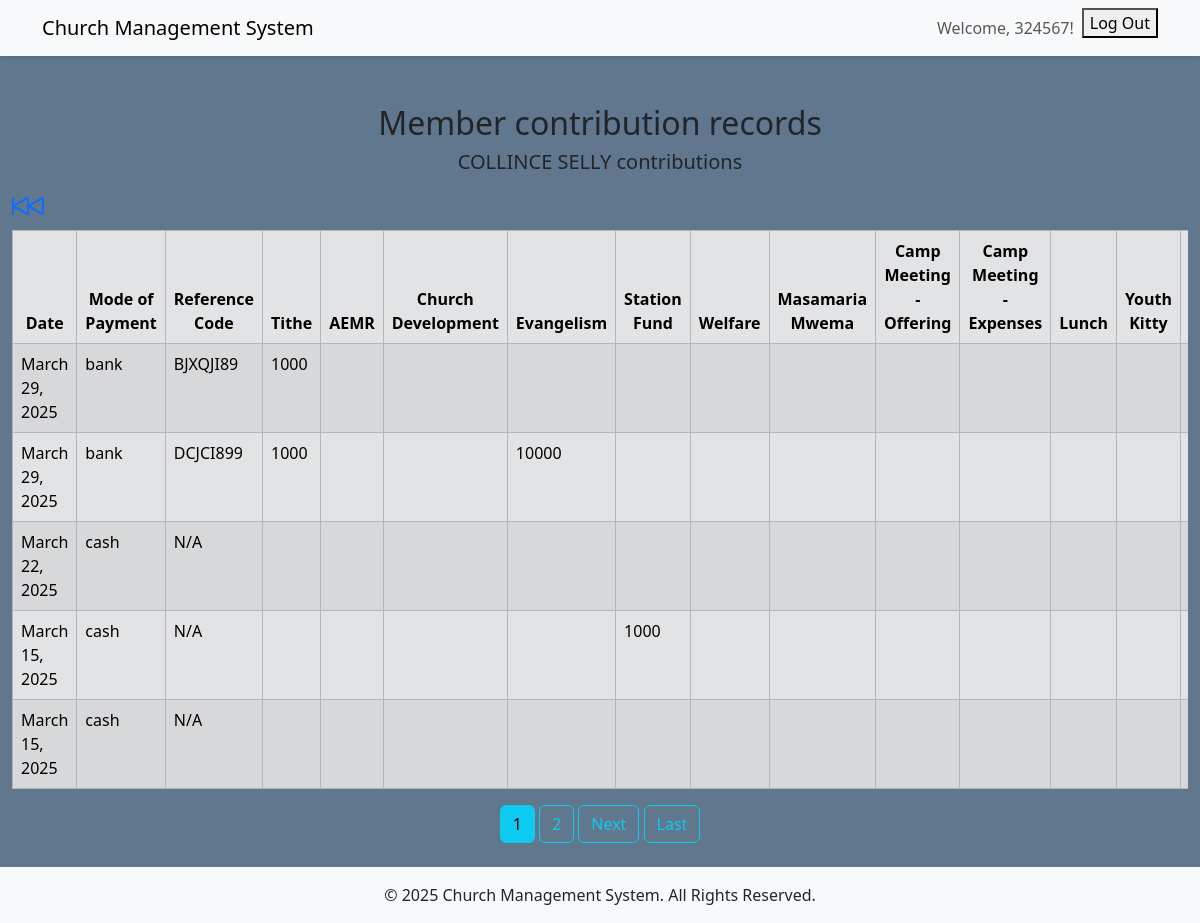
/contributions/individual/1/ (signed in), run on the app's committed database.
### members/models.py (models this page shows, shortened)
class Members(models.Model):
    gender_choices = [
        ('Male', 'Male'),
        ('Female', 'Female'),
    ]
    marital_status_choices = [
        ('Married', 'Married'),
        ('Unmarried', 'Unmarried'),
        ('Widow/Widower', 'Widow/Widower'),
        ('Separated', 'Separated'),
        ('Divorced', 'Divorced'),
    ]
    membership_choices = [
        ('Transfer', 'Transfer'),
        ('Baptism', 'Baptism'),
    ]
    user = models.OneToOneField(User, on_delete=models.CASCADE, null=True, blank=True)
    first_name = models.CharField(max_length=100)
    last_name = models.CharField(max_length=100)
    middle_name = models.CharField(max_length=100)
    gender = models.CharField(max_length=10, choices=gender_choices)
    phone_number = models.CharField(max_length=15)
    email_address = models.EmailField()
    marital_status = models.CharField(max_length=20, choices=marital_status_choices)
    membership_by = models.CharField(max_length=10, choices=membership_choices)
    occupation = models.CharField(max_length=50)
    residence_address = models.CharField(max_length=200)
    unique_id = models.CharField(max_length=6, unique=True, editable=False, null=True)
    class Meta:
        verbose_name_plural = 'Members'

### contributions/models.py (models this page shows, shortened)
class Contribution(models.Model):
    PAYMENT_MODES = (
        ('cash', 'Cash'),
        ('bank', 'Bank'),
        ('mpesa', 'M-Pesa'),
    )
    member = models.ForeignKey(Members, on_delete=models.CASCADE, related_name='contributions')
    date = models.DateField()
    mode_of_payment = models.CharField(max_length=10, choices=PAYMENT_MODES)
    reference_code = models.CharField(max_length=50, blank=True, null=True)
    categories = models.JSONField(default=dict, blank=True, null=True)  # Store category-amount pairs as JSON
    created_at = models.DateTimeField(auto_now_add=True)

### contributions/views.py (the view)
# urls.py: path('individual/<int:member_id>/', views.individual_contributions, name = 'individual_contributions'),
@custom_login_required
def individual_contributions(request, member_id):
    member = Members.objects.get(id=member_id)
    contributions = Contribution.objects.filter(member=member).order_by('-date')
    paginator = Paginator(contributions, 5)
    page_number = request.GET.get('page')
    page_obj = paginator.get_page(page_number)
    return render(request, 'contributions/individual_contributions.html', {'contributions':contributions, 'member':member, 'page_obj':page_obj})

### contributions/templates/contributions/individual_contributions.html (shortened to what this page needs)
{% extends 'members/base.html' %}
{% block content %}
    <div class="container-fluid mt-5">
        <h2 class="text-center">Member contribution records</h2>
        <h5 class="text-center">{{ member.first_name }} {{ member.last_name }} contributions</h5>
        <a href="{% url 'individual_member_more' member.id %}" data-bs-toggle="tooltip" data-bs-placement="top" title="Back to details"> <i class="bi bi-skip-backward" style="font-size: 2rem;"></i></a>
        <div class="table-responsive">
            <table class="table table-secondary table-striped table-hover table-bordered">
                <thead class="text-center">
                    <tr>
                        <th>Date</th>
                        <th>Mode of Payment</th>
                        <th>Reference Code</th>
                        <th>Tithe</th>
                        <th>AEMR</th>
                        <th>Church Development</th>
                        <th>Evangelism</th>
                        <th>Station Fund</th>
                        <th>Welfare</th>
                        <th>Masamaria Mwema</th>
                        <th>Camp Meeting - Offering</th>
                        <th>Camp Meeting - Expenses</th>
                        <th>Lunch</th>
                        <th>Youth Kitty</th>
                        <th>Choir Kitty</th>
                    </tr>
                </thead>
                <tbody>
                    {% for contribution in page_obj %}
                        <tr>
                            <td>{{ contribution.date }}</td>
                            <td>{{ contribution.mode_of_payment }}</td>
                            <td>{{ contribution.reference_code|default:"N/A" }}</td>
                            <td>{{ contribution.categories.tithe|default:"" }}</td>
                            <td>{{ contribution.categories.aemr|default:"" }}</td>
                            <td>{{ contribution.categories.church_development|default:"" }}</td>
                            <td>{{ contribution.categories.evangelism|default:"" }}</td>
                            <td>{{ contribution.categories.station_fund|default:"" }}</td>
                            <td>{{ contribution.categories.welfare|default:"" }}</td>
                            <td>{{ contribution.categories.masamaria_mwema|default:"" }}</td>
                            <td>{{ contribution.categories.camp_meeting_offering|default:"" }}</td>
                            <td>{{ contribution.categories.camp_meeting_expenses|default:"" }}</td>
                            <td>{{ contribution.categories.lunch|default:"" }}</td>
                            <td>{{ contribution.categories.youth_kitty|default:"" }}</td>
                            <td>{{ contribution.categories.choir_kitty|default:"" }}</td>
                        </tr>
                    {% empty %}
                        <tr><td colspan="16">No contributions found.</td></tr>
                    {% endfor %}
                </tbody>
            </table>
        </div>
        <div style="text-align: center;">
            {% if page_obj %}
            {% for num in page_obj.paginator.page_range %}
                {% if page_obj.number == num %}
                <a class="btn btn-info mb-4" href="?page={{ num }}">{{ num }}</a>
                {% elif num > page_obj.number|add:'-3' and num < page_obj.number|add:'3' %}
                <a class="btn btn-outline-info mb-4" href="?page={{ num }}">{{ num }}</a>
                {% endif %}
            {% endfor %}
            {% if page_obj.has_next %}
                <a class="btn btn-outline-info mb-4" href="?page={{ page_obj.next_page_number }}">Next</a>
                <a class="btn btn-outline-info mb-4" href="?page={{ page_obj.paginator.num_pages }}">Last</a>
            {% endif %}
            {% endif %}
        </div>
    </div>
{% endblock content %}

### members/templates/partials/navbar_logged_in.html (shortened to what this page needs)
<nav class="navbar navbar-expand-lg navbar-light bg-light shadow-sm">
    <div class="container">
        <a class="navbar-brand" href="#">Church Management System</a>
        {% if request.user.is_authenticated %}
        <div class="collapse navbar-collapse" id="navbarNav">
            <ul class="navbar-nav ms-auto">
                <li class="nav-item">
                    <span class="nav-link">Welcome, {{ request.user.username }}!</span>
                </li>
                <li class="nav-item">
                    <form action="{% url 'logout' %}" method="post">
                        <button type="submit">Log Out</button>
                    </form>
                </li>
            </ul>
        {% endif %}
        </div>
    </div>
</nav>

### members/static/members/main.css (style rules this page uses)
html, body { height: 100%; margin: 0; padding: 0; }
body { background-color: #61778d; display: flex; flex-direction: column; min-height: 100vh; }

### data on the page
Members: first_name "COLLINCE", last_name "SELLY"
Contribution: date "March 29, 2025", mode_of_payment "bank", reference_code "BJXQJI89", categories.tithe "1000"
Contribution: date "March 29, 2025", mode_of_payment "bank", reference_code "DCJCI899", categories.tithe "1000", categories.evangelism "10000"
Contribution: date "March 22, 2025", mode_of_payment "cash", reference_code "N/A"
Contribution: date "March 15, 2025", mode_of_payment "cash", reference_code "N/A", categories.station_fund "1000"
Contribution: date "March 15, 2025", mode_of_payment "cash", reference_code "N/A"

### other printed values
{{ request.user.username }} "324567"
{{ num }} "1"
{{ num }} "2"
